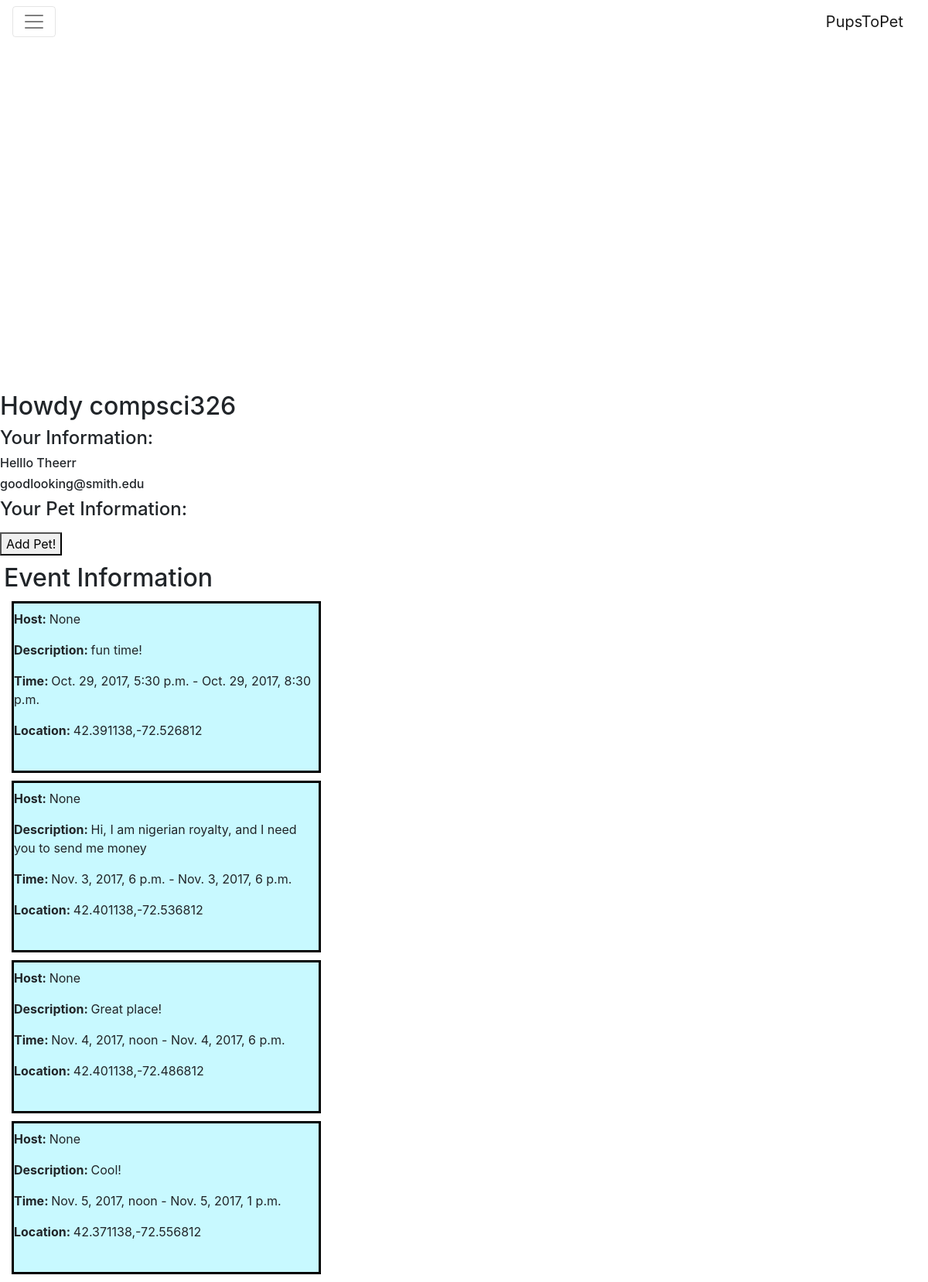
/PupsToPet/dashboard (signed in), run on the app's committed database.
### PupsToPet/models.py (models this page shows, shortened)
class Event(models.Model):
    name = models.CharField(max_length=75,null=True,help_text="Event name")
    ID = models.UUIDField(primary_key=True, default=uuid.uuid4, help_text="Unique ID for each event")
    host = models.ForeignKey('Owner',on_delete=models.SET_NULL,null=True,help_text="Host of event")
    pets = models.ManyToManyField(Pet,help_text="Pets attending event")
    start_time = models.DateTimeField(max_length=10,null=True,help_text="Enter time that event starts")
    end_time = models.DateTimeField(max_length=10,null=True,help_text="Enter time that event ends")
    description = models.CharField(max_length=300, null=True, help_text="Enter event description here!")
    location = models.CharField(max_length=100,null=True,help_text="Enter event location") #special data type?
    class Meta:
        ordering = ["start_time", "name", "host", "ID"]

### PupsToPet/views.py (the view)
def dashboard(request):
    events=Event.objects.all()
    if request.user.is_authenticated():
        dogs=request.user.owner.pet_set.all()
    else:
        dogs=None
    return render(
        request,
        'dashboard.html',
        context={'events':events,'dogs':dogs},
    )

### PupsToPet/templates/dashboard.html (shortened to what this page needs)
{% extends "base_generic.html" %}
{% load static %}
{% block styles %}
 <link href="{% static 'vendor/bootstrap/css/bootstrap.min.css' %}" rel="stylesheet">
<link rel="stylesheet" href="https://maxcdn.bootstrapcdn.com/bootstrap/4.0.0-beta.2/css/bootstrap.min.css">
{% endblock %}
{% block navbar %}
{% if user.is_authenticated %}
   <nav class="navbar navbar-toggleable-md navbar-light bg-faded">
  <button class="navbar-toggler navbar-toggler-right" type="button" data-toggle="collapse" data-target="#navbarNavDropdown" aria-controls="navbarNavDropdown" aria-expanded="false" aria-label="Toggle navigation">
    <span class="navbar-toggler-icon"></span>
  </button>
  <a class="navbar-brand" href="#">PupsToPet</a>
</nav>
{% endif %}
{% endblock %}
{% block content %}
<div id="page-content">
    <div id="map" style="height: 450px;width: 80%"></div>
    {% if user.is_authenticated %}
    <h2>Howdy {{user.username}}</h2>
    <div id="personal-information">
        <h4>Your Information:</h4>
        <h6>{{user.get_full_name}}</h6>
        <h6>{{user.email}}</h6>
    </div>
    <div id="pet-information">
        <h4>Your Pet Information:</h4>
        <a href="{% url 'createpet' %}">
            <button>
                Add Pet!
            </button>
        </a>
    </div>
    {% endif %}
    <div style="padding-top:10px;padding-left:5px">
        <h2>Event Information</h2>
        {% for eve in events %}
        <div style="border: 3px solid black;margin: 10px;width: 400px;background-color: rgb(200, 249, 255);;">
              <p><strong>Host: </strong>{{eve.host}}</p>
              <p><strong>Description: </strong>{{eve.description}}</p>
              <p><strong>Time: </strong>{{eve.start_time}} - {{eve.end_time}}</p>
              <p><strong>Location: </strong>{{eve.location}}</p>
              <br>
        </div>
        {% endfor %}
    </div>
</div>
{% endblock %}

### data on the page
Event: host "None", description "fun time!", start_time "Oct. 29, 2017, 5:30 p.m.", end_time "Oct. 29, 2017, 8:30 p.m.", location "42.391138,-72.526812"
Event: host "None", description "Hi, I am nigerian royalty, and I need you to send me money", start_time "Nov. 3, 2017, 6 p.m.", end_time "Nov. 3, 2017, 6 p.m.", location "42.401138,-72.536812"
Event: host "None", description "Great place!", start_time "Nov. 4, 2017, noon", end_time "Nov. 4, 2017, 6 p.m.", location "42.401138,-72.486812"
Event: host "None", description "Cool!", start_time "Nov. 5, 2017, noon", end_time "Nov. 5, 2017, 1 p.m.", location "42.371138,-72.556812"

### other printed values
{{ user.username }} "compsci326"
{{ user.get_full_name }} "Helllo Theerr"
{{ user.email }} "goodlooking@smith.edu"
